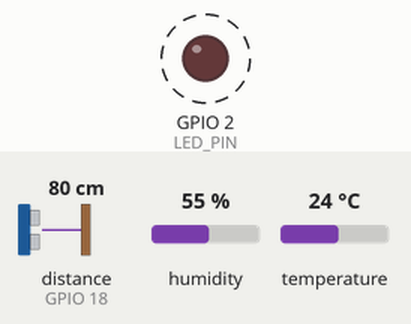
This sketch was run on a simulated ESP32. Parts: output pins drawn as LEDs (lit = HIGH). Wiring (from diagram.json): ultrasonic range finder: trigger GPIO 5; echo GPIO 18. Dashed ring = blinking. The inputs (shaded band) are chosen by the test bench; at power-on: distance to the obstacle (sensor on GPIO 18) 80 cm, humidity 55 %, temperature 24 °C. The echo pulse lasts 58.3 µs per cm; WiFi joins after 1.5 s; servers stay silent unless stated; the local clock reads 2024-03-15 10:24:30 at power-on unless the sketch sets it; random numbers use the default seed unless the sketch sets one; no MQTT or app messages arrive unless stated; pins used as bus, display or sensor lines are not drawn; what the sketch prints to the serial monitor is not drawn.

Above: at 1.7 s.
Timing chart, 0 to 6.1 s (numbered marks = the images above):
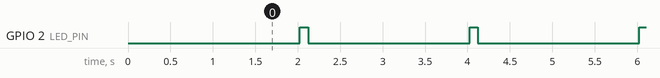

Measured:
- by itself, GPIO 2 (LED_PIN): alternates HIGH for 0.10 s and LOW for 1.9 s

The sketch:

sketch.ino
```cpp
/*
 * Bài thực hành 2 – phát triển từ Bài 1 (ESP32 + DHT22 + HC-SR04 + LED trên Wokwi)
 * Khác Bài 1: không gửi lên ThingsBoard mà publish lên MQTT broker công cộng, để collector Python
 * trên máy cá nhân subscribe, kiểm tra và lưu vào InfluxDB.
 * Thêm: timestamp NTP (ts, ms) để đo độ trễ, device_id, chu kỳ 2 giây, Last Will, tự kết nối lại.
 * Giữ nguyên các khóa của Bài 1: temperature, humidity, distance_cm, rssi, sequence, uptime_s.
 * Thư viện (libraries.txt): "DHT sensor library for ESPx", "PubSubClient"
 */
#include <WiFi.h>
#include <PubSubClient.h>
#include <DHTesp.h>
#include <sys/time.h>

const char* WIFI_SSID     = "Wokwi-GUEST";
const char* WIFI_PASSWORD = "";

const char* MQTT_SERVER = "broker.hivemq.com";   // broker công cộng (không bảo mật) – chỉ dùng cho thực hành
const int   MQTT_PORT   = 1883;
const char* SITE        = "b23dccn847";          // ĐỔI thành chuỗi riêng của bạn để tránh trùng topic với người khác
const char* DEVICE_ID   = "esp32-01";
const unsigned long SEND_INTERVAL_MS = 2000;

#define DHT_PIN  15
#define TRIG_PIN 5
#define ECHO_PIN 18
#define LED_PIN  2

DHTesp dht;
WiFiClient espClient;
PubSubClient client(espClient);

char topicTelemetry[80];
char topicStatus[80];
char clientId[48];
unsigned long lastSend = 0;
unsigned long sequence = 0;

int64_t nowMs() {
  struct timeval tv;
  gettimeofday(&tv, nullptr);
  return (int64_t)tv.tv_sec * 1000LL + tv.tv_usec / 1000;
}

void connectWiFi() {
  Serial.print("Dang ket noi WiFi");
  WiFi.begin(WIFI_SSID, WIFI_PASSWORD, 6);
  while (WiFi.status() != WL_CONNECTED) {
    delay(500);
    Serial.print(".");
  }
  Serial.println();
  Serial.print("Da ket noi WiFi, IP: ");
  Serial.println(WiFi.localIP());
  configTime(0, 0, "pool.ntp.org", "time.google.com");   // đồng bộ giờ để đo độ trễ
  unsigned long t0 = millis();
  while (nowMs() < 1600000000000LL && millis() - t0 < 15000) delay(200);
  Serial.println(nowMs() > 1600000000000LL ? "NTP OK" : "NTP chua dong bo");
}

void connectMQTT() {
  while (!client.connected()) {
    Serial.print("Dang ket noi MQTT...");
    // Last Will: broker tự đăng "offline" khi ESP32 mất kết nối đột ngột
    if (client.connect(clientId, nullptr, nullptr, topicStatus, 1, true, "offline")) {
      Serial.println(" MQTT connected!");
      client.publish(topicStatus, "online", true);
    } else {
      Serial.print(" that bai, rc=");
      Serial.println(client.state());
      if (WiFi.status() != WL_CONNECTED) connectWiFi();
      delay(2000);
    }
  }
}

// Trả về khoảng cách (cm) hoặc -1 nếu timeout / ngoài miền 2–400 cm
float readDistance() {
  digitalWrite(TRIG_PIN, LOW);
  delayMicroseconds(2);
  digitalWrite(TRIG_PIN, HIGH);
  delayMicroseconds(10);
  digitalWrite(TRIG_PIN, LOW);
  long duration = pulseIn(ECHO_PIN, HIGH, 30000);
  if (duration == 0) return -1;
  float distance = duration * 0.0343 / 2;
  if (distance < 2 || distance > 400) return -1;
  return distance;
}

void setup() {
  Serial.begin(115200);
  dht.setup(DHT_PIN, DHTesp::DHT22);
  pinMode(TRIG_PIN, OUTPUT);
  pinMode(ECHO_PIN, INPUT);
  pinMode(LED_PIN, OUTPUT);

  snprintf(topicTelemetry, sizeof(topicTelemetry), "iot/%s/%s/telemetry", SITE, DEVICE_ID);
  snprintf(topicStatus, sizeof(topicStatus), "iot/%s/%s/status", SITE, DEVICE_ID);
  snprintf(clientId, sizeof(clientId), "%s-%s-%04x", SITE, DEVICE_ID, (unsigned)(esp_random() & 0xFFFF));

  connectWiFi();
  client.setServer(MQTT_SERVER, MQTT_PORT);
  client.setBufferSize(512);          // mặc định 256 B là không đủ cho payload này
  client.setKeepAlive(15);
}

void loop() {
  if (WiFi.status() != WL_CONNECTED) connectWiFi();
  if (!client.connected()) connectMQTT();
  client.loop();

  if (millis() - lastSend >= SEND_INTERVAL_MS) {
    lastSend = millis();

    TempAndHumidity data = dht.getTempAndHumidity();
    if (isnan(data.temperature) || isnan(data.humidity)) {
      Serial.println("Du lieu cam bien khong hop le - bo qua");
      return;                          // không gửi gói sai (giống Bài 1)
    }

    float distance = readDistance();
    sequence++;

    char distPart[32] = "";
    if (distance >= 0) snprintf(distPart, sizeof(distPart), ",\"distance_cm\":%.2f", distance);

    char payload[256];
    snprintf(payload, sizeof(payload),
             "{\"device_id\":\"%s\",\"ts\":%lld,\"sequence\":%lu,\"temperature\":%.2f,\"humidity\":%.2f%s,\"rssi\":%d,\"uptime_s\":%lu}",
             DEVICE_ID, (long long)nowMs(), sequence, data.temperature, data.humidity, distPart,
             WiFi.RSSI(), millis() / 1000);

    Serial.println(payload);
    if (client.publish(topicTelemetry, payload)) {
      digitalWrite(LED_PIN, HIGH);     // LED nháy khi gửi thành công (như Bài 1)
      delay(100);
      digitalWrite(LED_PIN, LOW);
      Serial.println("Gui thanh cong");
    } else {
      Serial.println("Gui that bai");
    }
  }
}
```
